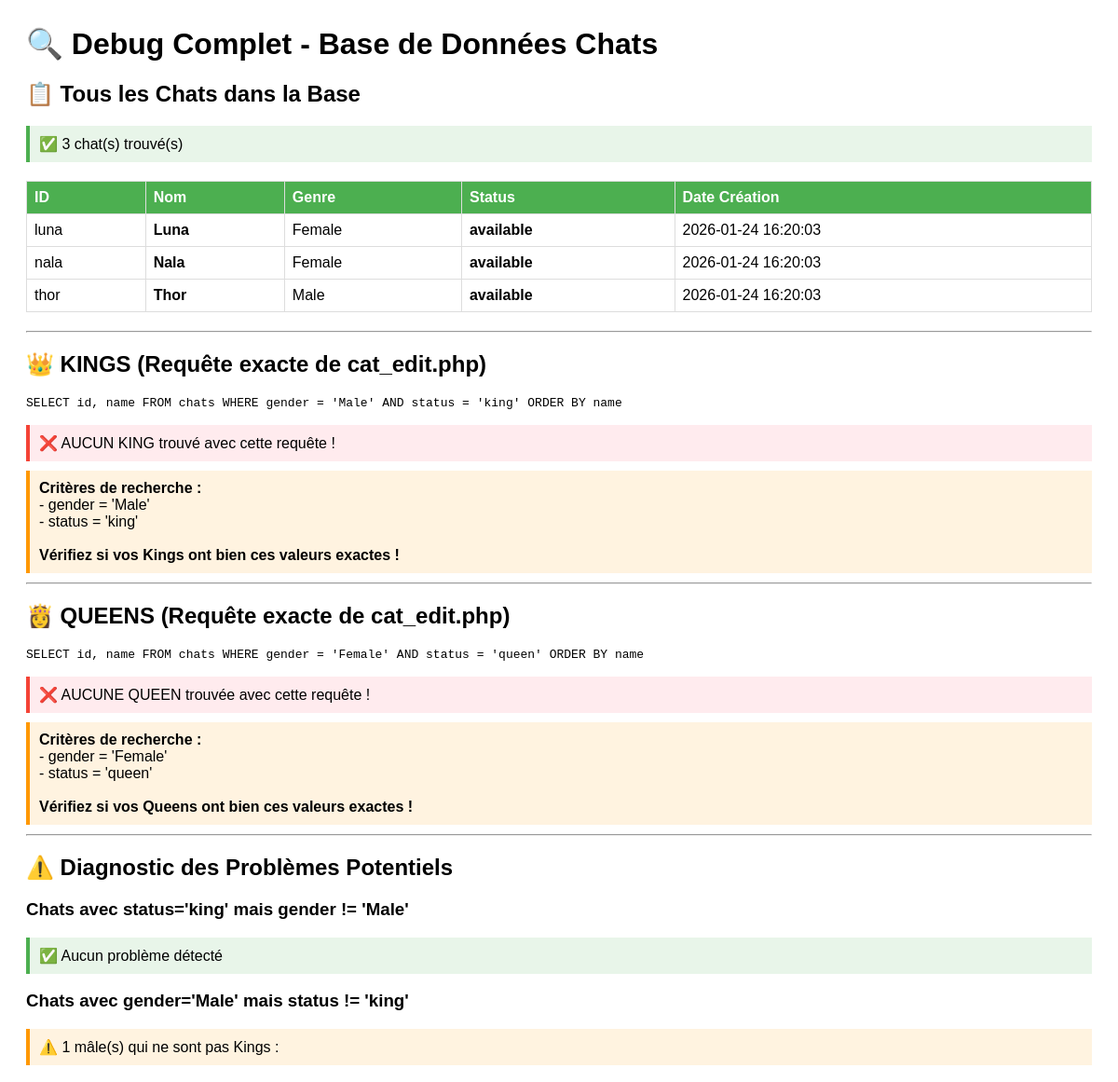
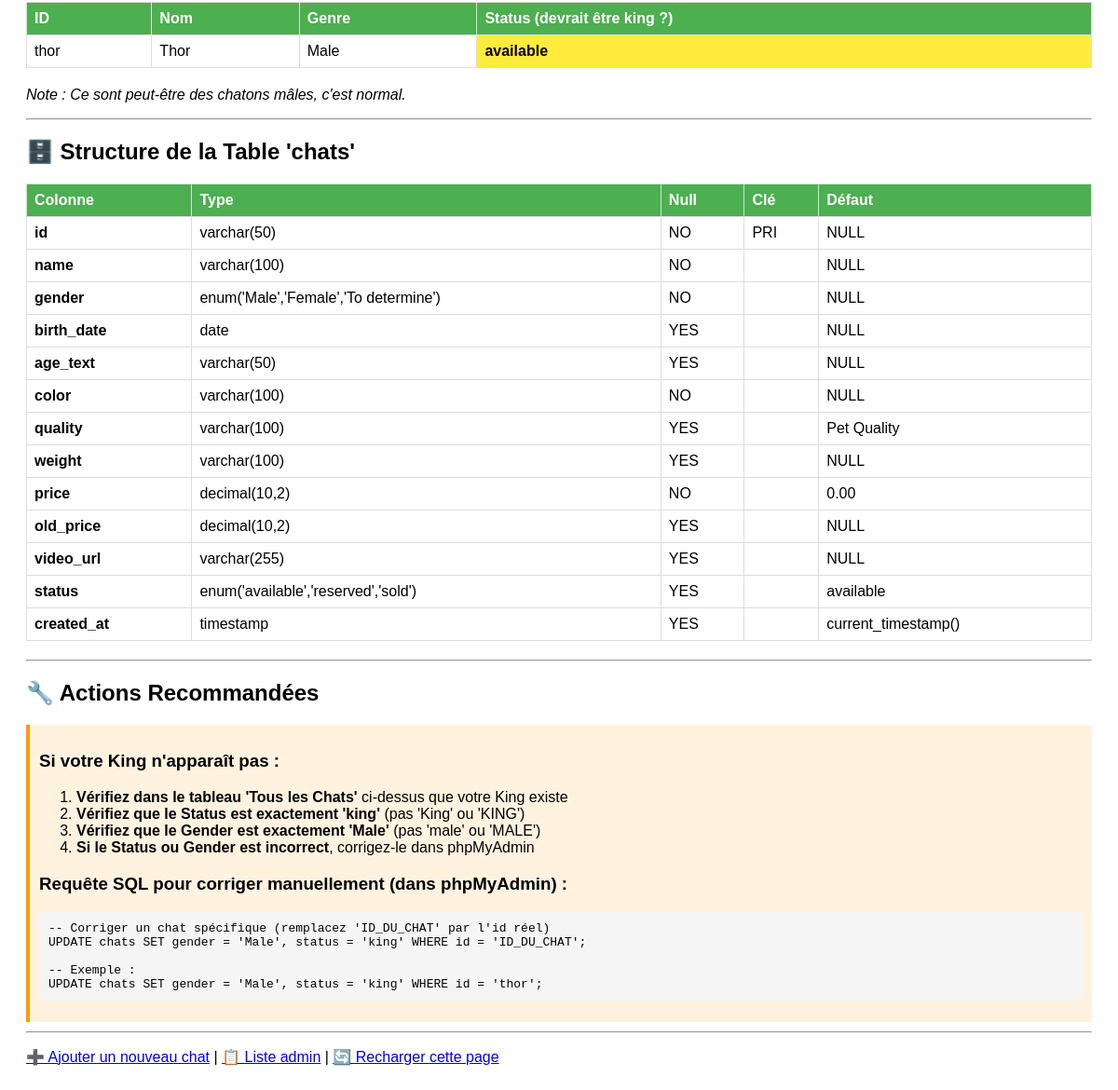
Page /admin/debug_db.php on the committed database (2 pictures, top to bottom).
### tables this page shows
CREATE TABLE `chats` (
  `id` varchar(50) NOT NULL,  
  `name` varchar(100) NOT NULL,
  `gender` enum('Male','Female','To determine') NOT NULL,
  `birth_date` date DEFAULT NULL,
  `age_text` varchar(50) DEFAULT NULL,  
  `color` varchar(100) NOT NULL,
  `quality` varchar(100) DEFAULT 'Pet Quality',
  `weight` varchar(100) DEFAULT NULL,
  `price` decimal(10,2) NOT NULL DEFAULT 0.00,
  `old_price` decimal(10,2) DEFAULT NULL,
  `video_url` varchar(255) DEFAULT NULL,
  `status` enum('available','reserved','sold') DEFAULT 'available',
  `created_at` timestamp DEFAULT CURRENT_TIMESTAMP,
  PRIMARY KEY (`id`)
);

### admin/debug_db.php (the view, shortened to what this page needs)
<?php
require_once '../includes/config.php';
echo "<h1>🔍 Debug Complet - Base de Données Chats</h1>";
echo "<h2>📋 Tous les Chats dans la Base</h2>";
try {
    $stmt = $pdo->query("SELECT id, name, gender, status, created_at FROM chats ORDER BY created_at DESC");
    $all_cats = $stmt->fetchAll();
    if (empty($all_cats)) {
        echo "<div class='error'>❌ AUCUN CHAT dans la base de données !</div>";
    } else {
        echo "<div class='success'>✅ " . count($all_cats) . " chat(s) trouvé(s)</div>";
        echo "<table>";
        echo "<tr><th>ID</th><th>Nom</th><th>Genre</th><th>Status</th><th>Date Création</th></tr>";
        foreach ($all_cats as $cat) {
            $highlight = ($cat['status'] == 'king' || $cat['status'] == 'queen') ? 'class="highlight"' : '';
            echo "<tr $highlight>";
            echo "<td>" . htmlspecialchars($cat['id']) . "</td>";
            echo "<td><strong>" . htmlspecialchars($cat['name']) . "</strong></td>";
            echo "<td>" . $cat['gender'] . "</td>";
            echo "<td><strong>" . $cat['status'] . "</strong></td>";
            echo "<td>" . $cat['created_at'] . "</td>";
            echo "</tr>";
        }
        echo "</table>";
    }
} catch (Exception $e) {
    echo "<div class='error'>Erreur SQL : " . $e->getMessage() . "</div>";
}
echo "<hr><h2>👑 KINGS (Requête exacte de cat_edit.php)</h2>";
echo "<p><code>SELECT id, name FROM chats WHERE gender = 'Male' AND status = 'king' ORDER BY name</code></p>";
try {
    $stmt = $pdo->query("SELECT id, name, gender, status FROM chats WHERE gender = 'Male' AND status = 'king' ORDER BY name");
    $kings = $stmt->fetchAll();
    if (empty($kings)) {
        echo "<div class='error'>❌ AUCUN KING trouvé avec cette requête !</div>";
        echo "<div class='warning'>";
        echo "<strong>Critères de recherche :</strong><br>";
        echo "- gender = 'Male'<br>";
        echo "- status = 'king'<br><br>";
        echo "<strong>Vérifiez si vos Kings ont bien ces valeurs exactes !</strong>";
        echo "</div>";
    }
} catch (Exception $e) {
    echo "<div class='error'>Erreur SQL : " . $e->getMessage() . "</div>";
}
echo "<hr><h2>👸 QUEENS (Requête exacte de cat_edit.php)</h2>";
echo "<p><code>SELECT id, name FROM chats WHERE gender = 'Female' AND status = 'queen' ORDER BY name</code></p>";
try {
    $stmt = $pdo->query("SELECT id, name, gender, status FROM chats WHERE gender = 'Female' AND status = 'queen' ORDER BY name");
    $queens = $stmt->fetchAll();
    if (empty($queens)) {
        echo "<div class='error'>❌ AUCUNE QUEEN trouvée avec cette requête !</div>";
        echo "<div class='warning'>";
        echo "<strong>Critères de recherche :</strong><br>";
        echo "- gender = 'Female'<br>";
        echo "- status = 'queen'<br><br>";
        echo "<strong>Vérifiez si vos Queens ont bien ces valeurs exactes !</strong>";
        echo "</div>";
    }
} catch (Exception $e) {
    echo "<div class='error'>Erreur SQL : " . $e->getMessage() . "</div>";
}
echo "<hr><h2>⚠️ Diagnostic des Problèmes Potentiels</h2>";
echo "<h3>Chats avec status='king' mais gender != 'Male'</h3>";
$stmt = $pdo->query("SELECT id, name, gender, status FROM chats WHERE status = 'king' AND gender != 'Male'");
$problematic_kings = $stmt->fetchAll();
if (empty($problematic_kings)) {
    echo "<div class='success'>✅ Aucun problème détecté</div>";
}
echo "<h3>Chats avec gender='Male' mais status != 'king'</h3>";
$stmt = $pdo->query("SELECT id, name, gender, status FROM chats WHERE gender = 'Male' AND status != 'king'");
$male_non_kings = $stmt->fetchAll();
if (empty($male_non_kings)) {
    echo "<div class='success'>✅ Aucun problème détecté</div>";
} else {
    echo "<div class='warning'>⚠️ " . count($male_non_kings) . " mâle(s) qui ne sont pas Kings :</div>";
    echo "<table>";
    echo "<tr><th>ID</th><th>Nom</th><th>Genre</th><th>Status (devrait être king ?)</th></tr>";
    foreach ($male_non_kings as $cat) {
        echo "<tr>";
        echo "<td>" . htmlspecialchars($cat['id']) . "</td>";
        echo "<td>" . htmlspecialchars($cat['name']) . "</td>";
        echo "<td>" . $cat['gender'] . "</td>";
        echo "<td class='highlight'>" . $cat['status'] . "</td>";
        echo "</tr>";
    }
    echo "</table>";
    echo "<p><em>Note : Ce sont peut-être des chatons mâles, c'est normal.</em></p>";
}
echo "<hr><h2>🗄️ Structure de la Table 'chats'</h2>";
try {
    $stmt = $pdo->query("DESCRIBE chats");
    $columns = $stmt->fetchAll();
    echo "<table>";
    echo "<tr><th>Colonne</th><th>Type</th><th>Null</th><th>Clé</th><th>Défaut</th></tr>";
    foreach ($columns as $col) {
        echo "<tr>";
        echo "<td><strong>" . $col['Field'] . "</strong></td>";
        echo "<td>" . $col['Type'] . "</td>";
        echo "<td>" . $col['Null'] . "</td>";
        echo "<td>" . $col['Key'] . "</td>";
        echo "<td>" . ($col['Default'] ?? 'NULL') . "</td>";
        echo "</tr>";
    }
    echo "</table>";
} catch (Exception $e) {
    echo "<div class='error'>Erreur : " . $e->getMessage() . "</div>";
}
echo "<hr><h2>🔧 Actions Recommandées</h2>";
echo "<div class='warning'>";
echo "<h3>Si votre King n'apparaît pas :</h3>";
echo "<ol>";
echo "<li><strong>Vérifiez dans le tableau 'Tous les Chats'</strong> ci-dessus que votre King existe</li>";
echo "<li><strong>Vérifiez que le Status est exactement 'king'</strong> (pas 'King' ou 'KING')</li>";
echo "<li><strong>Vérifiez que le Gender est exactement 'Male'</strong> (pas 'male' ou 'MALE')</li>";
echo "<li><strong>Si le Status ou Gender est incorrect</strong>, corrigez-le dans phpMyAdmin</li>";
echo "</ol>";
echo "<h3>Requête SQL pour corriger manuellement (dans phpMyAdmin) :</h3>";
echo "<pre style='background: #f5f5f5; padding: 10px; border-radius: 5px;'>";
echo "-- Corriger un chat spécifique (remplacez 'ID_DU_CHAT' par l'id réel)\n";
echo "UPDATE chats SET gender = 'Male', status = 'king' WHERE id = 'ID_DU_CHAT';\n\n";
echo "-- Exemple :\n";
echo "UPDATE chats SET gender = 'Male', status = 'king' WHERE id = 'thor';";
echo "</pre>";
echo "</div>";
echo "<hr>";
echo "<p><a href='cat_edit.php'>➕ Ajouter un nouveau chat</a> | ";
echo "<a href='cats.php'>📋 Liste admin</a> | ";
echo "<a href='javascript:location.reload()'>🔄 Recharger cette page</a></p>";
?>

### admin/debug_db.php (style rules this page uses)
table { border-collapse: collapse; width: 100%; margin: 20px 0; }
th, td { border: 1px solid #ddd; padding: 8px; text-align: left; }
th { background: #4CAF50; color: white; }
.error { background: #ffebee; padding: 10px; border-left: 4px solid #f44336; margin: 10px 0; }
.success { background: #e8f5e9; padding: 10px; border-left: 4px solid #4CAF50; margin: 10px 0; }
.warning { background: #fff3e0; padding: 10px; border-left: 4px solid #ff9800; margin: 10px 0; }
.highlight { background: #ffeb3b; font-weight: bold; }

### rows in the picture
chats: id "luna", name "Luna", gender "Female", status "available", created_at "2026-01-24 16:20:03"
chats: id "nala", name "Nala", gender "Female", status "available", created_at "2026-01-24 16:20:03"
chats: id "thor", name "Thor", gender "Male", status "available", created_at "2026-01-24 16:20:03"

### other values in the picture
count($all_cats) "3"
count($male_non_kings) "1"
$col['Field'] "id"
$col['Type'] "varchar(50)"
$col['Null'] "NO"
$col['Key'] "PRI"
$col['Default'] "NULL"
$col['Field'] "name"
$col['Type'] "varchar(100)"
$col['Field'] "gender"
$col['Type'] "enum('Male','Female','To determine')"
$col['Field'] "birth_date"
$col['Type'] "date"
$col['Null'] "YES"
$col['Field'] "age_text"
